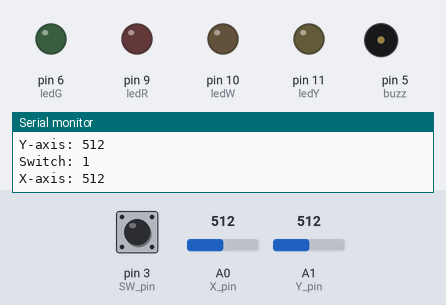
The sketch below on a simulated Arduino Uno, built with avr-gcc and run on an emulated ATmega328P. On the bench: output pins drawn as LEDs (lit = HIGH), buzzer (waves = sounding, pin HIGH), the last lines printed to the serial monitor. The inputs (shaded band) are chosen by the test bench; at power-on: A0 (X_pin) = 512, A1 (Y_pin) = 512, pin 3 (SW_pin) HIGH.

Above: at 1.2 s.
1.3 s: A0 (X_pin) set to 584
2.8 s: A0 (X_pin) set to 610
At 3.4 s:
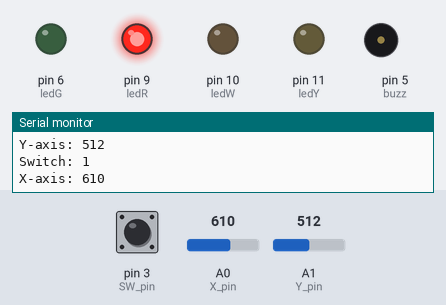
4.3 s: A1 (Y_pin) set to 582
7.3 s: A1 (Y_pin) set to 611
At 8.5 s:
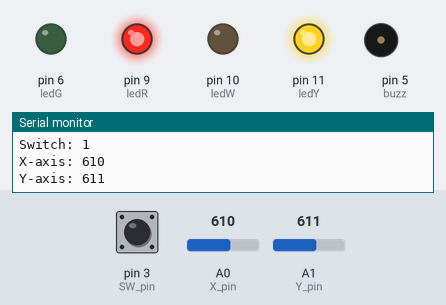
8.8 s: pin 3 (SW_pin) pulled LOW for 0.15 s
At 8.9 s:
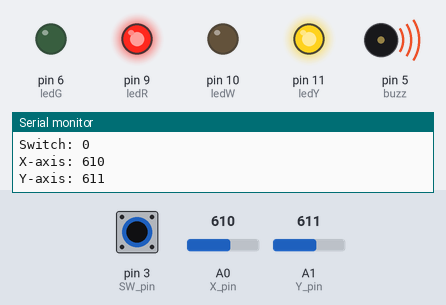
10.4 s: A0 (X_pin) set to 590
At 11.4 s:
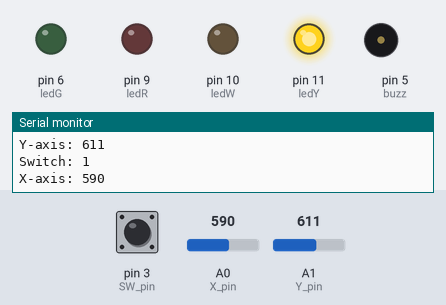
Timing chart, 0 to 12.9 s (numbered marks = the images above; inputs shaded):
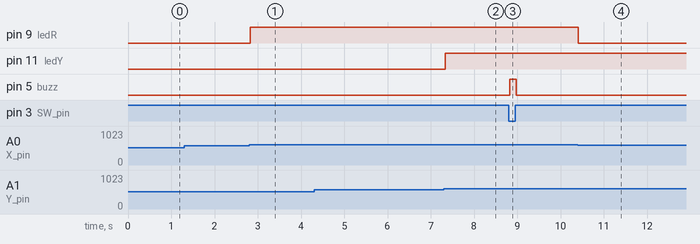

The sketch:

Joystick_Analogico.ino
```cpp
/* Derechos de autor © UNIT Electronics
  Fecha de revisión: 01/07/24*/

/********************************
Para cada dirección que tome el mando del joystick(arriba,abajo,derecha e izquierda), encenderá un led correspondiente. En
caso de presionar el Joystick el buzzer activo emitirá un sonido.
**************************/

int SW_pin = 3;         // Pin 3 a SW(pushbutton) del joystick
int X_pin = A0;         // Pin Analogo A0 al pin VRX del joystick
int Y_pin = A1;         // Pin Análogo A 1 al pin VRY del joystick
int buzz = 5;           // PinPWM 5 al Buzzer +
int ledG = 6;           // PinPWM 6 al Led verde +
int ledR = 9;           // PinPWM 9 al Led rojo +
int ledW = 10;          // PinPWM 10 al Led ROJO+
int ledY = 11;          // PinPWM 11 al Led amarillo +
void setup() {
  //Declaración de variables, como de salida digital
  pinMode(SW_pin, INPUT);
  pinMode(buzz, OUTPUT);
  pinMode(ledG, OUTPUT);
  pinMode(ledR, OUTPUT);
  pinMode(ledW, OUTPUT);
  pinMode(ledY, OUTPUT);
  digitalWrite(SW_pin, HIGH); //lectura de botón del joystick por default estado:1=no
  Serial.begin(9600);         //presionado,0=presionado
  /*Velocidad de Puerto Serial,útil para ver la lectura de valores en el Monitor Serial*/
}
void loop() {
  //impresión de valores del joystick dependiendo el eje que sea manipulado
  Serial.print("Switch: ");
  Serial.print(digitalRead(SW_pin));
  Serial.print("\n");
  Serial.print("X-axis: ");
  Serial.print(analogRead(X_pin));
  Serial.print("\n");
  Serial.print("Y-axis: ");
  Serial.println(analogRead(Y_pin));
  Serial.print("\n\n");
  delay(50);
  //Dependiendo los valores que el joystick, habrá condiciones para controlar los leds y buzzer
  if (digitalRead(SW_pin) == LOW) { //si es presionado el botón del joystick dará un valor 0
    digitalWrite(buzz, HIGH);      //por lo tanto el buzz emitirá un pitido
  } else {
    digitalWrite(buzz, LOW);        //de lo contrario estará en silencio
  }
  if (analogRead(X_pin) == 0) {    //inicialmente el eje x está en un valor de 523(aprox), si se
    //va a la extrema derecha..
    digitalWrite(ledG, HIGH);       //dará un valor 0 encendiendo el led verde
  } else {
    digitalWrite(ledG, LOW);
  } if (analogRead(X_pin) >= 600) { //cuando sea mayor a 600 , indica que se está moviendo
    //a la izquierda..
    digitalWrite(ledR, HIGH);       //el led rojo encenderá
  } else {
    digitalWrite(ledR, LOW);
  }
  if (analogRead(Y_pin) == 0) {     //inicialmente el eje y está en un valor de 523(aprox), si se
    //mueve hacia arriba..
    digitalWrite(ledW, HIGH);       //enciende el led ROJO
  } else {
    digitalWrite(ledW, LOW);
  }
  if (analogRead(Y_pin) >= 600) {   //cuando sea mayor a 600 , indica que se está moviendo
    //hacia arriba...
    digitalWrite(ledY, HIGH);      //se encendera el led amarillo
  } else {
    digitalWrite(ledY, LOW);
  }
}
```

Measured:
- the behaviour switches between 599 and 600 on A0 (X_pin) (found by bisection; images 0 and 1)
- the behaviour switches between 599 and 600 on A1 (Y_pin) (found by bisection; images 1 and 2)
- after the input at 2.8 s, pin 9 (ledR): LOW → HIGH at once
- after the input at 7.3 s, pin 11 (ledY): LOW → HIGH at once
- after the input at 8.8 s, pin 5 (buzz): LOW → HIGH at once, → LOW 0.15 s later
- after the input at 10.4 s, pin 9 (ledR): HIGH → LOW at once
